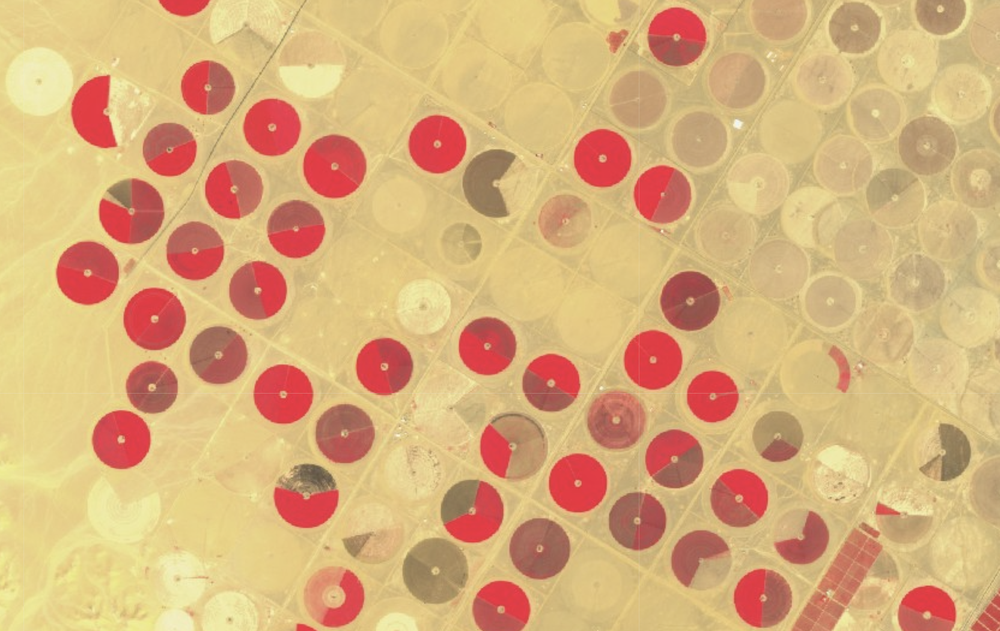
#> input picture example.png, 1000 x 631 px, shrunk from 1664 x 1050 before the run
$ jupyter execute example.ipynb
#> lines starting #> are read from the running program, lines starting #| are printed output that depends on the picture; after the words box and inside, x2 and y2 are one past the last pixel; in counts of white or black regions, pixels touching at a corner belong together
[cell 1]
import json
import cv2
from matplotlib import pyplot as plt
with open('response.json') as f:
#> (reads response.json from the repository)
      data = json.load(f)

image = cv2.imread('example.png')
#> image is the input picture: shape (631, 1000, 3); mean B, G, R 124, 175.2, 216.5
image = cv2.cvtColor(image, cv2.COLOR_BGR2RGB)

(height,width,channels)=image.shape
#> height = 631; width = 1000; channels = 3
for pred in data['CustomLabels']:
    prediction = pred['Name']
    if prediction == 'active field':
        color = (255, 0, 0)
    elif prediction == 'semi-active field':
        color = (255, 255, 0)
    else:
        color = (0, 0, 255)
    bbox = pred['Geometry']['BoundingBox']
    start_point = (int(bbox['Left']*width), int(bbox['Top']*height))
    end_point = (int((bbox['Left']+bbox['Width'])*width), int((bbox['Top']+bbox['Height'])*height))
    image = cv2.rectangle(image, start_point, end_point, color, 2)
#> this loop made 36 passes
#> pass 1, `image = cv2.rectangle(image, start_point, end_point, color, 2)`:
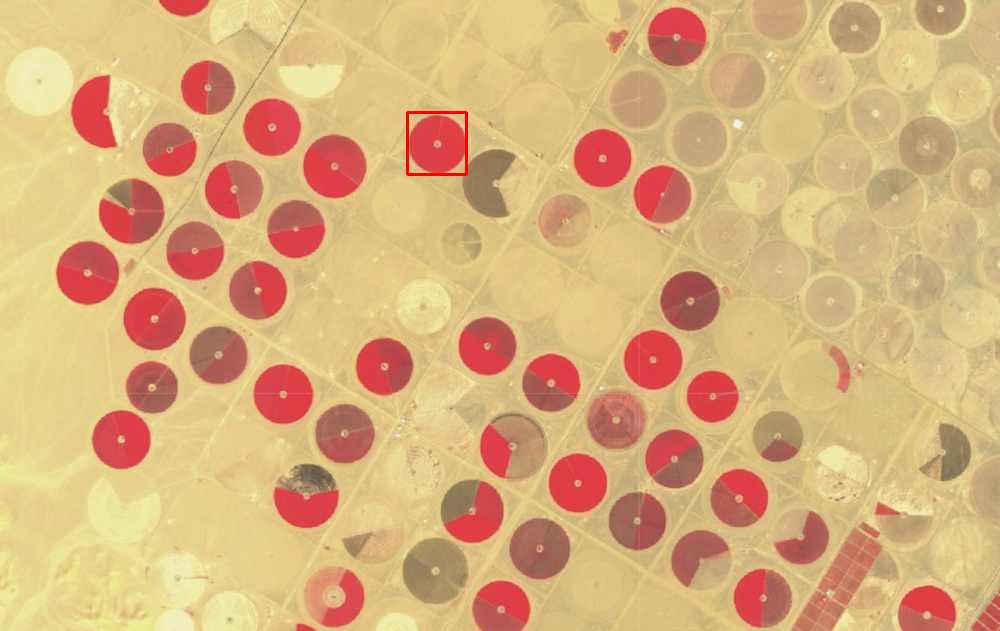
#> image: shape (631, 1000, 3); mean R, G, B 216.5, 175, 123.9
#> pass 2, `image = cv2.rectangle(image, start_point, end_point, color, 2)`:
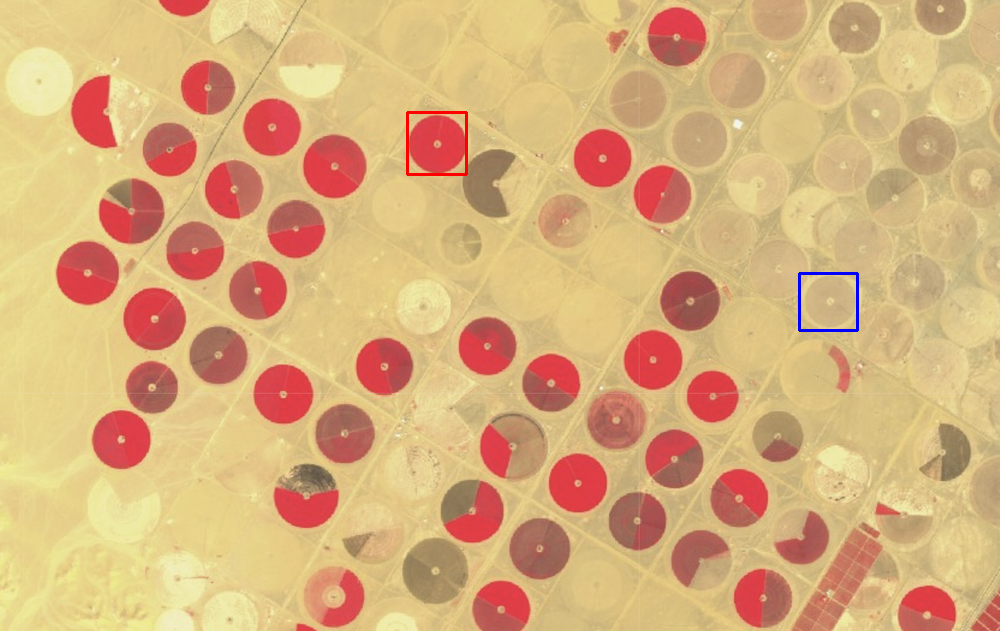
#> image: shape (631, 1000, 3); 0.11% of pixels changed, all inside (x1, y1, x2, y2) = (798, 272, 859, 332)
#> pass 3, `image = cv2.rectangle(image, start_point, end_point, color, 2)`:
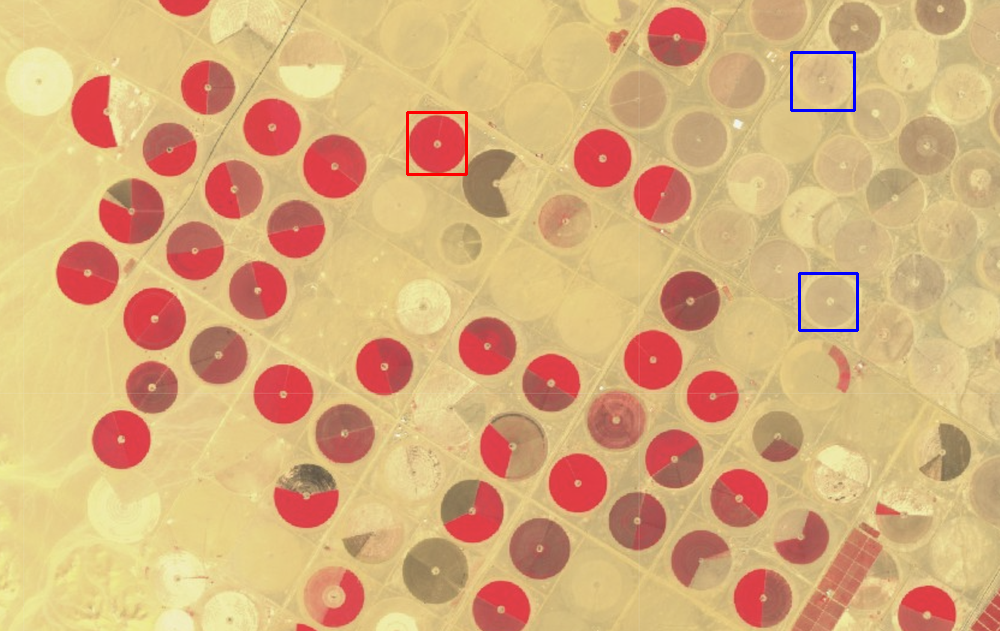
#> image: shape (631, 1000, 3); 0.11% of pixels changed, all inside (x1, y1, x2, y2) = (790, 51, 856, 112)
#> after the loop:
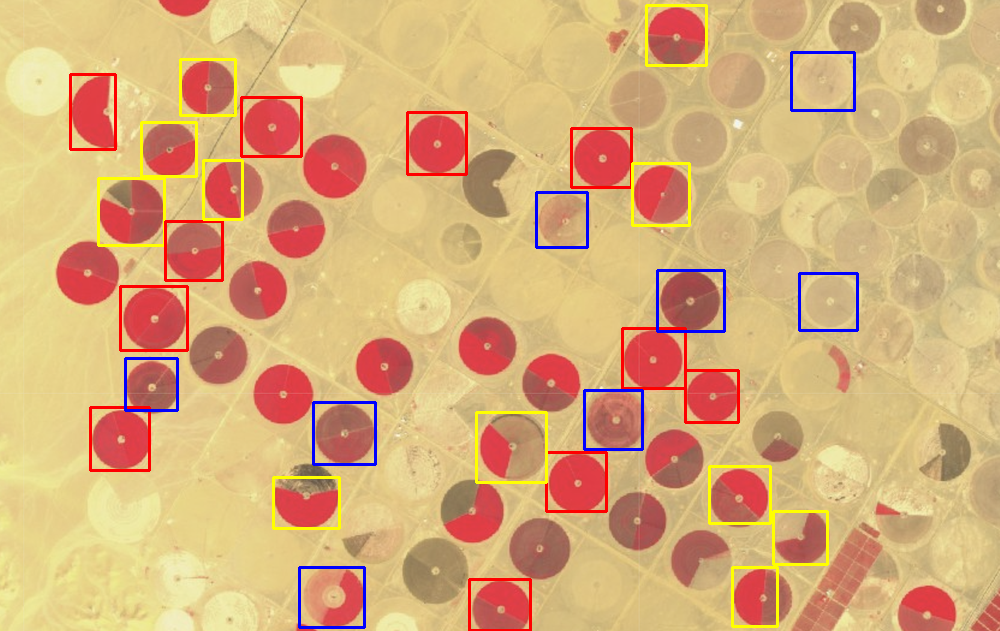
#> image: shape (631, 1000, 3); 2.93% of pixels changed, all inside (x1, y1, x2, y2) = (69, 4, 829, 631)

plt.imshow(image)
plt.title('example')
plt.show()
